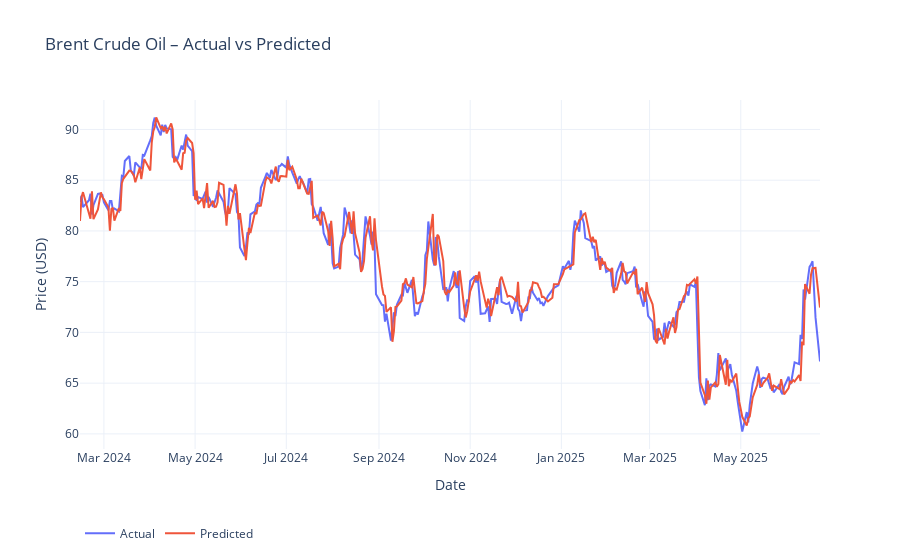

The notebook cell saved with this chart:
### Markdown cell above
## Random forest

### Code cell
import yfinance as yf
import pandas as pd
import numpy as np
from sklearn.ensemble import RandomForestRegressor
from sklearn.metrics import (
    mean_squared_error,
    mean_absolute_error,
    mean_absolute_percentage_error,
    r2_score,
    explained_variance_score
)
import plotly.graph_objects as go

SEED = 42
np.random.seed(SEED)

# === 1. Download Brent crude oil price data ==================================
df = (
    yf.download("BZ=F", start="2011-06-13", end="2025-06-25")[['Close']]
      .rename(columns={'Close': 'Price'})
      .dropna()
)

# === 2. Load & align embeddings =============================================
emb = (
    pd.read_csv('../Data/raw/embeddings_feature_news_embeddings_Word2Vec_HF_En.csv', parse_dates=['date'])
      .set_index('date')
)
# Rialliniamo all'indice di df
emb = emb.reindex(df.index).ffill().bfill()

sent = (
    pd.read_csv('../Data/raw/daily_sent.csv', parse_dates=['Date'])
      .set_index('Date')
)

# Aggiungiamo gli embedding al DataFrame principale

df['SENT_1'] = emb['embedding_3d_1_mean']
df['SENT_2'] = emb['embedding_3d_2_mean']
df['SENT_3'] = emb['embedding_3d_3_mean']
df['cosine_sim']            = emb['cosine_sim']
df['drift']                 = emb['drift']
df['drift_velocity']        = emb['drift_velocity']
df['drift_velocity_diff']   = emb['drift_velocity_diff']
df['drift_acceleration']    = emb['drift_acceleration']
df['var_3d_1']              = emb['embedding_3d_1_var_daily']
df['var_3d_2']              = emb['embedding_3d_2_var_daily']
df['var_3d_3']              = emb['embedding_3d_3_var_daily']
df['sentiment']             = sent['avg_score']

# === 3. Costruzione delle lag-feature =======================================
# Lag dei prezzi
for lag in range(1, 6):
    df[f'price_lag_{lag}'] = df['Price'].shift(lag)



# Target = prezzo del giorno successivo
df['target'] = df['Price'].shift(-1)
df.dropna(inplace=True)

# === 4. Train-test split (90/10) ============================================

feat_cols = [
    'Price',
    'SENT_1','SENT_2','SENT_3',
    'cosine_sim','drift','drift_velocity','drift_velocity_diff','drift_acceleration',
    'var_3d_1','var_3d_2','var_3d_3',
    'sentiment'
]

X = df[feat_cols]
y = df['target']
split_idx = int(len(df) * 0.9)
X_train, X_test = X.iloc[:split_idx], X.iloc[split_idx:]
y_train, y_test = y.iloc[:split_idx], y.iloc[split_idx:]

# === 5. Train Random Forest =================================================
rf = RandomForestRegressor(n_estimators=200, random_state=SEED, n_jobs=-1)
rf.fit(X_train, y_train)
preds = rf.predict(X_test)

# === 6. Metriche di valutazione ============================================
def smape(y_true, y_pred):
    denom = (np.abs(y_true) + np.abs(y_pred)) / 2
    return np.mean(np.abs(y_true - y_pred) / denom) * 100

def theils_u(y_true, y_pred):
    rmsfe = np.sqrt(np.mean((y_pred - y_true) ** 2))
    denom = (np.sqrt(np.mean(y_true ** 2)) +
             np.sqrt(np.mean(y_pred ** 2)))
    return rmsfe / denom

metrics = {
    "RMSE": np.sqrt(mean_squared_error(y_test, preds)),
    "MAE": mean_absolute_error(y_test, preds),
    "MAPE (%)": mean_absolute_percentage_error(y_test, preds) * 100,
    "sMAPE (%)": smape(y_test.values, preds),
    "R²": r2_score(y_test, preds),
    "Explained Variance": explained_variance_score(y_test, preds),
    "Theil’s U": theils_u(y_test.values, preds),
    "Directional Accuracy (%)": (
        np.mean(
            np.sign(y_test.values[1:] - y_test.values[:-1]) ==
            np.sign(preds[1:] - y_test.values[:-1])
        ) * 100
    )
}

print(pd.Series(metrics).to_frame('Random Forest').round(4))

# === 7. Grafico Plotly Actual vs Predicted =================================
fig = go.Figure()
fig.add_trace(go.Scatter(
    x=y_test.index, y=y_test, mode='lines', name='Actual'
))
fig.add_trace(go.Scatter(
    x=y_test.index, y=preds, mode='lines', name='Predicted'
))
fig.update_layout(
    title='Brent Crude Oil – Actual vs Predicted',
    xaxis_title='Date',
    yaxis_title='Price (USD)',
    template='plotly_white',
    legend=dict(orientation='h', y=-0.2)
)
fig.show()

### Figure 1 — Plotly figure (JSON) as saved in the notebook; plotly's stock layout.template omitted (floating-point values rounded to 4 significant figures; data arrays with more than 128 entries replaced by an {"elided": "..."} marker saying what was removed)
{"data": [{"mode": "lines", "name": "Actual", "type": "scatter", "x": {"elided": "338 str values"}, "y": {"elided": "338 float values"}}, {"mode": "lines", "name": "Predicted", "type": "scatter", "x": {"elided": "338 str values"}, "y": {"elided": "338 float values"}}], "layout": {"legend": {"orientation": "h", "y": -0.2}, "title": {"text": "Brent Crude Oil – Actual vs Predicted"}, "xaxis": {"title": {"text": "Date"}}, "yaxis": {"title": {"text": "Price (USD)"}}}}
